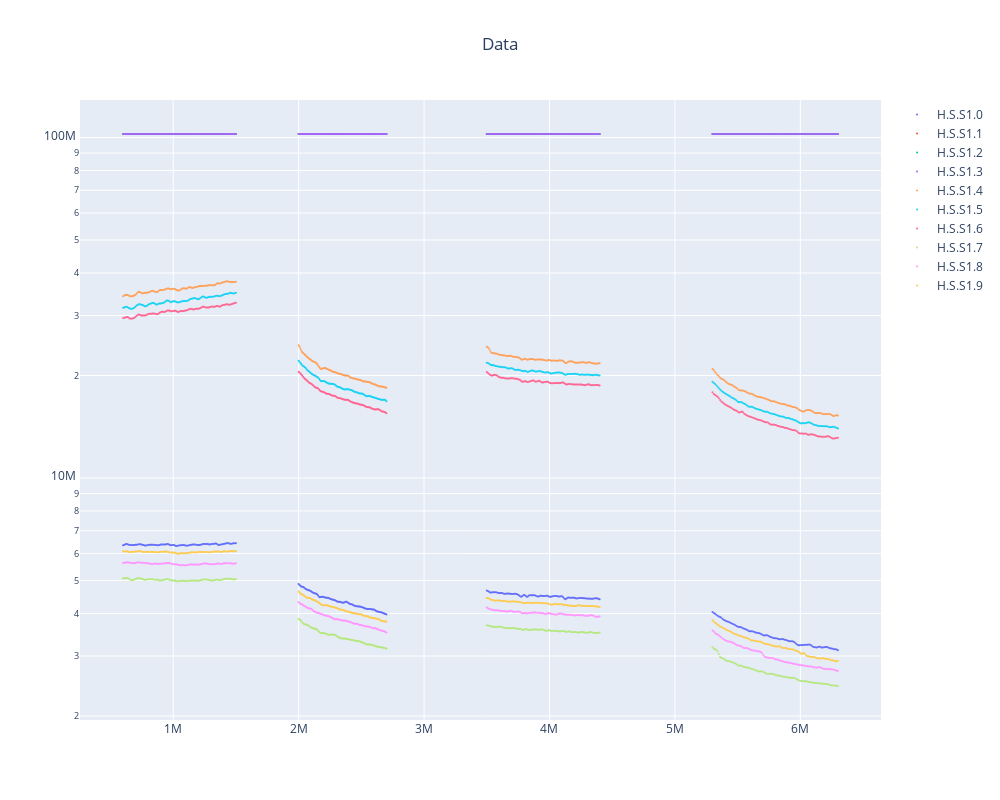

The code cell stored with this chart in its notebook:
### Code cell
plot_data(X, time_arr)

### Figure 1 — Plotly figure (JSON) as saved in the notebook; plotly's stock layout.template omitted (floating-point values rounded to 4 significant figures; data arrays with more than 128 entries replaced by an {"elided": "..."} marker saying what was removed)
{"data": [{"marker": {"size": 2}, "mode": "markers", "name": "H.S.S1.0", "type": "scatter", "x": {"elided": "400 float values"}, "y": {"elided": "400 float values"}}, {"marker": {"size": 2}, "mode": "markers", "name": "H.S.S1.1", "type": "scatter", "x": {"elided": "400 float values"}, "y": {"elided": "400 float values"}}, {"marker": {"size": 2}, "mode": "markers", "name": "H.S.S1.2", "type": "scatter", "x": {"elided": "400 float values"}, "y": {"elided": "400 float values"}}, {"marker": {"size": 2}, "mode": "markers", "name": "H.S.S1.3", "type": "scatter", "x": {"elided": "400 float values"}, "y": {"elided": "400 float values"}}, {"marker": {"size": 2}, "mode": "markers", "name": "H.S.S1.4", "type": "scatter", "x": {"elided": "400 float values"}, "y": {"elided": "400 float values"}}, {"marker": {"size": 2}, "mode": "markers", "name": "H.S.S1.5", "type": "scatter", "x": {"elided": "400 float values"}, "y": {"elided": "400 float values"}}, {"marker": {"size": 2}, "mode": "markers", "name": "H.S.S1.6", "type": "scatter", "x": {"elided": "400 float values"}, "y": {"elided": "400 float values"}}, {"marker": {"size": 2}, "mode": "markers", "name": "H.S.S1.7", "type": "scatter", "x": {"elided": "400 float values"}, "y": {"elided": "400 float values"}}, {"marker": {"size": 2}, "mode": "markers", "name": "H.S.S1.8", "type": "scatter", "x": {"elided": "400 float values"}, "y": {"elided": "400 float values"}}, {"marker": {"size": 2}, "mode": "markers", "name": "H.S.S1.9", "type": "scatter", "x": {"elided": "400 float values"}, "y": {"elided": "400 float values"}}], "layout": {"height": 800, "title": {"text": "Data", "x": 0.5}, "width": 1000, "yaxis": {"type": "log"}}}
